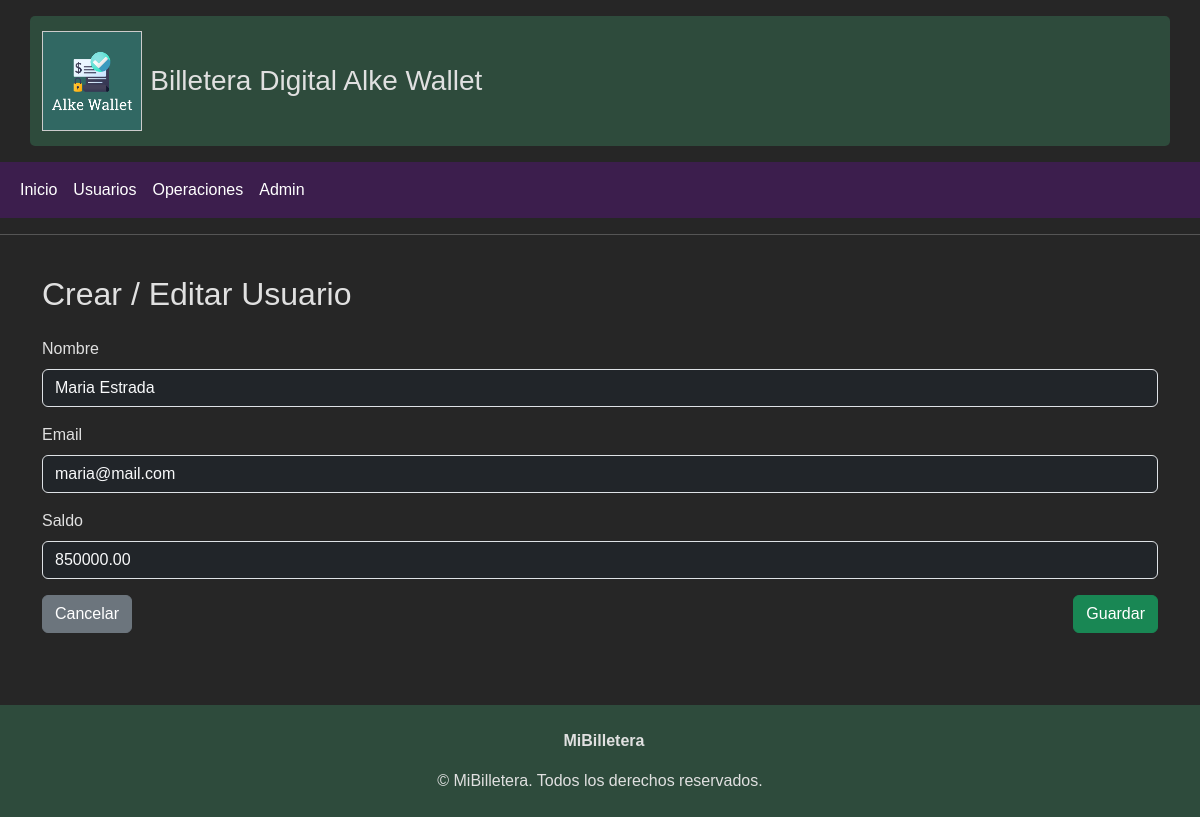
The page /usuarios/editar/4/ on the database its author committed.
### apps/wallet/models.py (models this page shows, shortened)
class Usuario(models.Model):
    nombre = models.CharField(max_length=100)
    email = models.EmailField(unique=True)
    saldo = models.DecimalField(max_digits=12, decimal_places=2, default=0)

### apps/wallet/views.py (the view)
# urls.py: path('usuarios/editar/<int:pk>/', views.editar_usuario, name='editar_usuario'),
def editar_usuario(request, pk):
    usuario = get_object_or_404(Usuario, pk=pk)
    form = UsuarioForm(request.POST or None, instance=usuario)
    if form.is_valid():
        form.save()
        return redirect('lista_usuarios')
    return render(request, 'wallet/form_usuario.html', {'form': form})

### apps/wallet/forms.py
class UsuarioForm(forms.ModelForm):
    class Meta:
        model = Usuario
        fields = '__all__'
        widgets = {
            'nombre': forms.TextInput(attrs={'class': 'form-control bg-dark text-light'}),
            'email': forms.EmailInput(attrs={'class': 'form-control bg-dark text-light'}),
            'saldo': forms.NumberInput(attrs={'class': 'form-control bg-dark text-light'}),
        }

### templates/wallet/form_usuario.html (shortened to what this page needs)
{% extends 'base.html' %}
{% block content %}
<div class="container my-4">
    <h2 class="mb-4">Crear / Editar Usuario</h2>
    <form method="post" novalidate>
        {% for field in form %}
        <div class="mb-3">
            <label for="{{ field.id_for_label }}" class="form-label">{{ field.label }}</label>
            {{ field }}
        </div>
        {% endfor %}
        <div class="d-flex justify-content-between mt-3">
            <a href="{% url 'lista_usuarios' %}" class="btn btn-secondary">Cancelar</a>
            <button type="submit" class="btn btn-success">Guardar</button>
        </div>
    </form>
</div>
{% endblock %}

### static/css/styles.css (style rules this page uses)
html, body { height: 100%; margin: 0; padding: 0; }
body { display: flex; flex-direction: column; min-height: 100vh; background-color: #262626; color: #E0E0E0; font-family: Arial, sans-serif; }
h2, h3, h4, p { margin: 0 0 10px 0; }

### rows shown on the page
Usuario: form "Maria Estrada" "maria@mail.com" "850000.00"

### other values the page prints
{{ field.label }} "Nombre" "Email" "Saldo"
